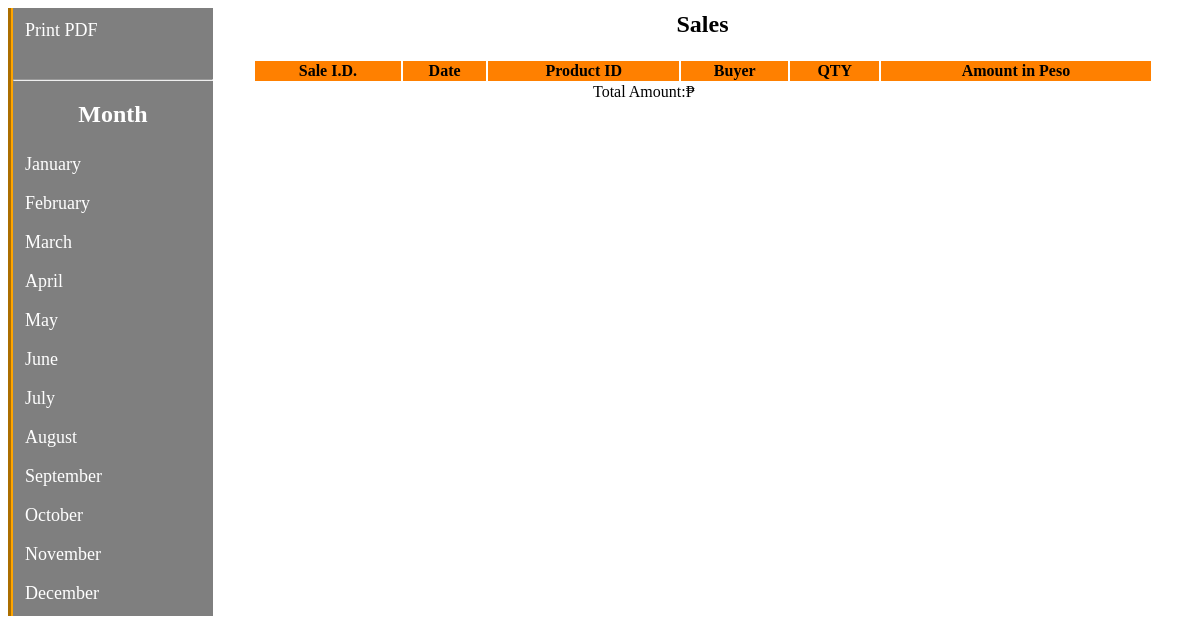
The app's page /sellerpage/reports.php, older data.
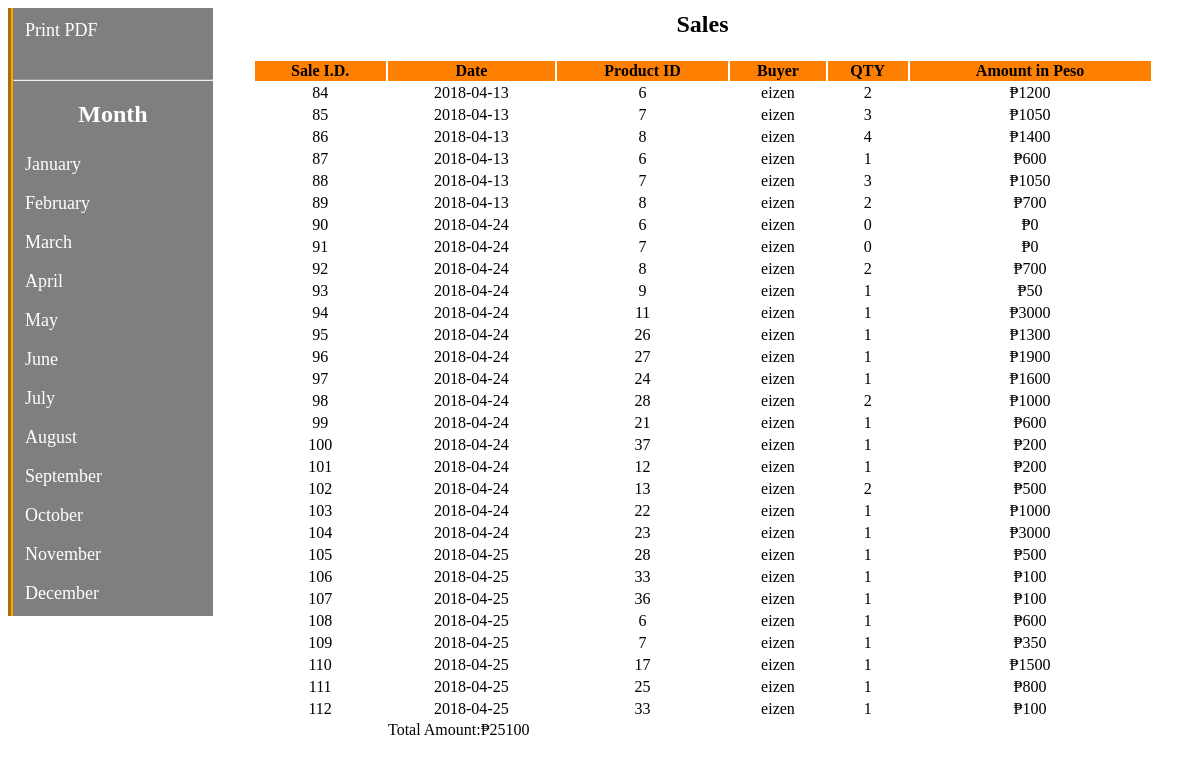
The same page, newer data.
### tables this page shows
CREATE TABLE `sales` (
  `sale_id` int(123) NOT NULL,
  `sale_date` varchar(123) NOT NULL,
  `sale_product_id` varchar(123) NOT NULL,
  `sale_buyer` varchar(123) NOT NULL,
  `sale_qty` varchar(123) NOT NULL,
  `sale_amount` varchar(123) NOT NULL
);

### sellerpage/reports.php (the view, shortened to what this page needs)
<?php
include ("includes/db.php");
?>
<div id="sa">
		<a href='pdftotal.php' target="_blank">Print PDF</a>
		<center>
		<br><hr></center>
		<h2 style="text-align:center;">Month</h2>
			<a href="index.php?January">January</a>
			<a href="index.php?February">February</a>
			<a href="index.php?March">March</a>
			<a href="index.php?April">April</a>
			<a href="index.php?May">May</a>
			<a href="index.php?June">June</a>
			<a href="index.php?July">July</a>
			<a href="index.php?August">August</a>
			<a href="index.php?September">September</a>
			<a href="index.php?October">October</a>
			<a href="index.php?November">November</a>
			<a href="index.php?December">December</a>
		</div>
<div align="center">
<table width="900">
<tr align="center">
		<td colspan="6"><h2>Sales</h2></td>
	</tr>
	<tr align="center" bgcolor="#ff8000" style="text-align:center;">
		<th>Sale I.D.</th>
		<th>Date</th>
		<th>Product ID</th>
		<th>Buyer</th>
		<th>QTY</th>
		<th>Amount in Peso</th>
	</tr>
<?php
$result = mysqli_query($con,'SELECT SUM(sale_amount) AS value_sum FROM sales');
$row = mysqli_fetch_assoc($result);
$sum = $row['value_sum'];
	$get_pro = "select * from sales";
	$run_pro = mysqli_query($con, $get_pro);
	while ($row_pro=mysqli_fetch_array($run_pro)){
		$pro_id = $row_pro['sale_id'];
		$pro_title = $row_pro['sale_date'];
		$pro_image = $row_pro['sale_product_id'];
		$pro_qty = $row_pro['sale_buyer'];
		$pro_price = $row_pro['sale_qty'];
		$released = $row_pro['sale_amount'];
	?>
	<tr align="center" style="text-align:center;">
		<td><?php echo $pro_id;?></td>
		<td><?php echo $pro_title;?></td>
		<td><?php echo $pro_image;?></td>
		<td><?php echo $pro_qty?></td>
		<td><?php echo $pro_price;?></td>
		<td>&#8369;<?php echo $released?></td>
	</tr>
	<?php
	}
	?>	</table>
</div>
  &nbsp;  &nbsp; &nbsp; &nbsp; &nbsp; &nbsp; &nbsp; &nbsp; &nbsp; &nbsp; &nbsp; &nbsp; &nbsp; &nbsp; &nbsp; &nbsp; &nbsp; &nbsp; &nbsp; &nbsp; &nbsp; &nbsp; &nbsp; &nbsp; &nbsp; &nbsp; &nbsp; &nbsp; &nbsp; &nbsp; &nbsp; &nbsp; &nbsp; &nbsp; &nbsp; &nbsp; &nbsp; &nbsp; &nbsp; &nbsp; &nbsp; &nbsp; &nbsp; &nbsp; &nbsp; &nbsp;  &nbsp; &nbsp;Total Amount:&#8369;<?php echo $sum?></td>

Row changes from the older to the newer data that the page shows:
added sales: sale_id "84", sale_date "2018-04-13", sale_product "6", sale_buyer "eizen", sale_qty "2", sale_amount "1200"
added sales: sale_id "85", sale_date "2018-04-13", sale_product "7", sale_buyer "eizen", sale_qty "3", sale_amount "1050"
added sales: sale_id "86", sale_date "2018-04-13", sale_product "8", sale_buyer "eizen", sale_qty "4", sale_amount "1400"
added sales: sale_id "87", sale_date "2018-04-13", sale_product "6", sale_buyer "eizen", sale_qty "1", sale_amount "600"
added sales: sale_id "88", sale_date "2018-04-13", sale_product "7", sale_buyer "eizen", sale_qty "3", sale_amount "1050"
added sales: sale_id "89", sale_date "2018-04-13", sale_product "8", sale_buyer "eizen", sale_qty "2", sale_amount "700"
added sales: sale_id "90", sale_date "2018-04-24", sale_product "6", sale_buyer "eizen", sale_qty "0", sale_amount "0"
added sales: sale_id "91", sale_date "2018-04-24", sale_product "7", sale_buyer "eizen", sale_qty "0", sale_amount "0"
added sales: sale_id "92", sale_date "2018-04-24", sale_product "8", sale_buyer "eizen", sale_qty "2", sale_amount "700"
added sales: sale_id "93", sale_date "2018-04-24", sale_product "9", sale_buyer "eizen", sale_qty "1", sale_amount "50"
added sales: sale_id "94", sale_date "2018-04-24", sale_product "11", sale_buyer "eizen", sale_qty "1", sale_amount "3000"
added sales: sale_id "95", sale_date "2018-04-24", sale_product "26", sale_buyer "eizen", sale_qty "1", sale_amount "1300"
added sales: sale_id "96", sale_date "2018-04-24", sale_product "27", sale_buyer "eizen", sale_qty "1", sale_amount "1900"
added sales: sale_id "97", sale_date "2018-04-24", sale_product "24", sale_buyer "eizen", sale_qty "1", sale_amount "1600"
added sales: sale_id "98", sale_date "2018-04-24", sale_product "28", sale_buyer "eizen", sale_qty "2", sale_amount "1000"
added sales: sale_id "99", sale_date "2018-04-24", sale_product "21", sale_buyer "eizen", sale_qty "1", sale_amount "600"
added sales: sale_id "100", sale_date "2018-04-24", sale_product "37", sale_buyer "eizen", sale_qty "1", sale_amount "200"
added sales: sale_id "101", sale_date "2018-04-24", sale_product "12", sale_buyer "eizen", sale_qty "1", sale_amount "200"
added sales: sale_id "102", sale_date "2018-04-24", sale_product "13", sale_buyer "eizen", sale_qty "2", sale_amount "500"
added sales: sale_id "103", sale_date "2018-04-24", sale_product "22", sale_buyer "eizen", sale_qty "1", sale_amount "1000"
added sales: sale_id "104", sale_date "2018-04-24", sale_product "23", sale_buyer "eizen", sale_qty "1", sale_amount "3000"
added sales: sale_id "105", sale_date "2018-04-25", sale_product "28", sale_buyer "eizen", sale_qty "1", sale_amount "500"
added sales: sale_id "106", sale_date "2018-04-25", sale_product "33", sale_buyer "eizen", sale_qty "1", sale_amount "100"
added sales: sale_id "107", sale_date "2018-04-25", sale_product "36", sale_buyer "eizen", sale_qty "1", sale_amount "100"
added sales: sale_id "108", sale_date "2018-04-25", sale_product "6", sale_buyer "eizen", sale_qty "1", sale_amount "600"
added sales: sale_id "109", sale_date "2018-04-25", sale_product "7", sale_buyer "eizen", sale_qty "1", sale_amount "350"
added sales: sale_id "110", sale_date "2018-04-25", sale_product "17", sale_buyer "eizen", sale_qty "1", sale_amount "1500"
added sales: sale_id "111", sale_date "2018-04-25", sale_product "25", sale_buyer "eizen", sale_qty "1", sale_amount "800"
added sales: sale_id "112", sale_date "2018-04-25", sale_product "33", sale_buyer "eizen", sale_qty "1", sale_amount "100"
Text that changed along with them:
$sum: (not shown) → "25100"
